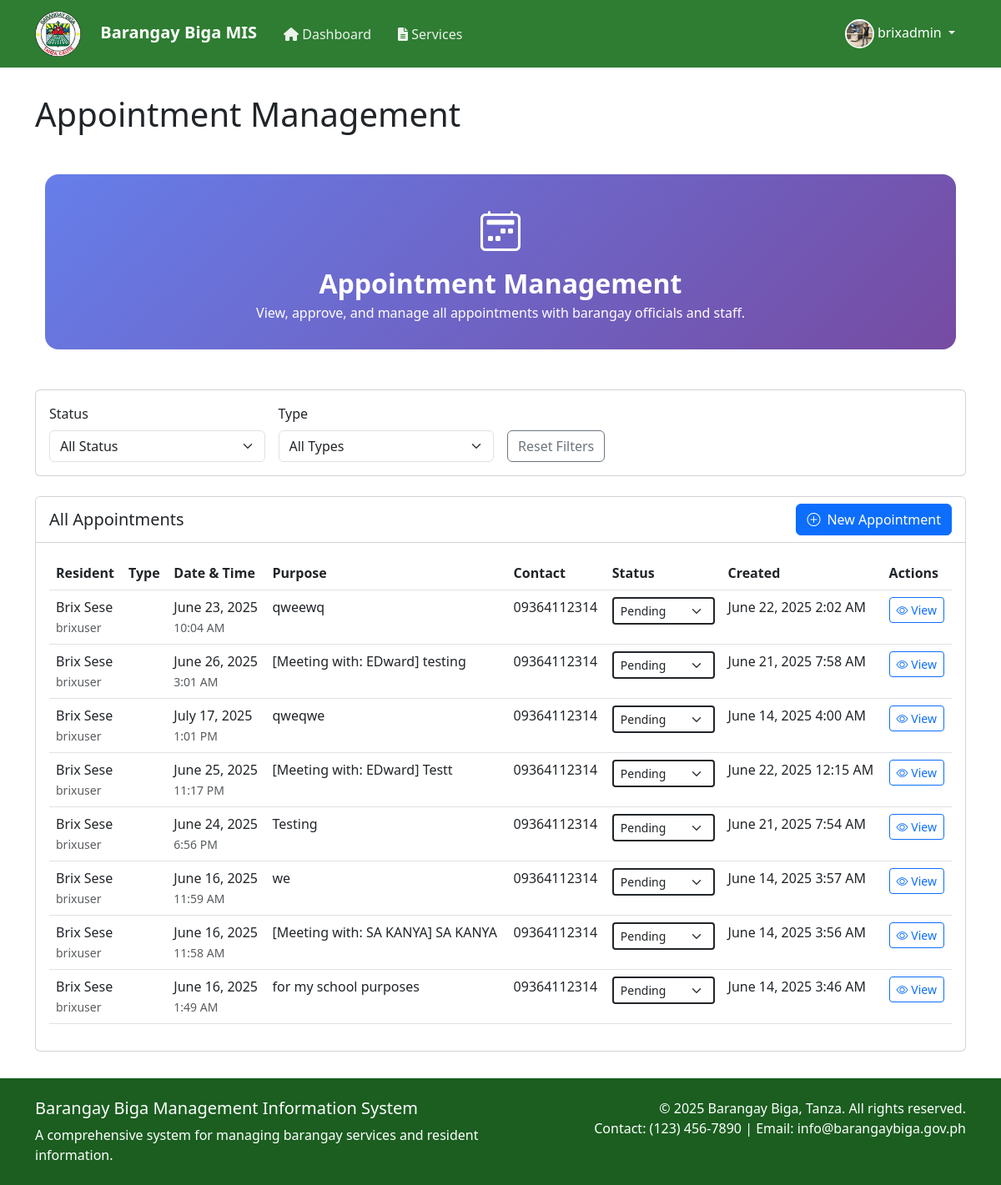
Page /admin/appointments.php (signed in) on the committed database.
### tables this page shows
CREATE TABLE `users` (
  `user_id` int(11) NOT NULL,
  `username` varchar(50) NOT NULL,
  `password` varchar(255) NOT NULL,
  `email` varchar(100) NOT NULL,
  `role` enum('admin','resident') NOT NULL,
  `is_senior_citizen` tinyint(1) DEFAULT 0,
  `is_active` tinyint(1) DEFAULT 1,
  `profile_picture` varchar(255) DEFAULT NULL,
  `last_login` timestamp NULL DEFAULT NULL,
  `failed_login_attempts` int(11) DEFAULT 0,
  `created_at` timestamp NOT NULL DEFAULT current_timestamp(),
  `updated_at` timestamp NOT NULL DEFAULT current_timestamp() ON UPDATE current_timestamp(),
  `reset_code` varchar(6) DEFAULT NULL,
  `reset_code_expires` datetime DEFAULT NULL
);

CREATE TABLE `appointments` (
  `appointment_id` int(11) NOT NULL,
  `user_id` int(11) NOT NULL,
  `assigned_to` int(11) DEFAULT NULL,
  `appointment_type` enum('healthcare','official') NOT NULL,
  `appointment_date` date NOT NULL,
  `appointment_time` time NOT NULL,
  `end_time` time DEFAULT NULL,
  `status` enum('pending','confirmed','cancelled','completed') DEFAULT 'pending',
  `purpose` text NOT NULL,
  `cancellation_reason` text DEFAULT NULL,
  `created_at` timestamp NOT NULL DEFAULT current_timestamp(),
  `updated_at` timestamp NOT NULL DEFAULT current_timestamp() ON UPDATE current_timestamp()
);

CREATE TABLE `user_details` (
  `detail_id` int(11) NOT NULL,
  `user_id` int(11) NOT NULL,
  `first_name` varchar(50) NOT NULL,
  `last_name` varchar(50) NOT NULL,
  `middle_name` varchar(50) DEFAULT NULL,
  `birth_date` date NOT NULL,
  `gender` enum('Male','Female','Other') NOT NULL,
  `civil_status` enum('Single','Married','Widowed','Separated','Divorced') NOT NULL,
  `nationality` varchar(50) DEFAULT 'Filipino',
  `occupation` varchar(100) DEFAULT NULL,
  `voter_status` tinyint(1) DEFAULT 0,
  `address` text NOT NULL,
  `contact_number` varchar(20) DEFAULT NULL,
  `emergency_contact` varchar(100) DEFAULT NULL,
  `emergency_number` varchar(20) DEFAULT NULL,
  `created_at` datetime DEFAULT current_timestamp(),
  `updated_at` datetime DEFAULT current_timestamp() ON UPDATE current_timestamp()
);

### includes/auth.php (called while the page is built, shortened)
<?php
function is_logged_in() {
    return isset($_SESSION['user_id']);
}
function is_admin() {
    return isset($_SESSION['role']) && $_SESSION['role'] === 'admin';
}
function get_current_user_role() {
    return $_SESSION['role'] ?? null;
}
?>

### includes/functions.php (called while the page is built, shortened)
<?php
function format_date($date, $format = 'F j, Y') {
    return date($format, strtotime($date));
}
function format_time($time, $format = 'g:i A') {
    return date($format, strtotime($time));
}
function format_datetime($datetime, $format = 'F j, Y g:i A') {
    return date($format, strtotime($datetime));
}
function truncate_text($text, $length = 100, $append = '...') {
    if (strlen($text) <= $length) {
        return $text;
    }
    $text = substr($text, 0, $length);
    $text = substr($text, 0, strrpos($text, ' '));
    return $text . $append;
}

### admin/appointments.php (the view, shortened to what this page needs)
<?php
$page_title = 'Appointment Management';
require_once '../includes/header.php';
require_once '../includes/functions.php';
try {
    $status_filter = $_GET['status'] ?? 'all';
    $type_filter = $_GET['type'] ?? 'all';
    $query = "
        SELECT a.*, u.username, ud.first_name, ud.last_name, ud.contact_number
        FROM appointments a
        JOIN users u ON a.user_id = u.user_id
        JOIN user_details ud ON u.user_id = ud.user_id
        WHERE 1=1
    ";
    $query .= " ORDER BY
        CASE
            WHEN a.status = 'Pending' THEN 1
            WHEN a.status = 'Approved' THEN 2
            WHEN a.status = 'Completed' THEN 3
            WHEN a.status = 'Declined' THEN 4
            ELSE 5
        END,
        a.appointment_date DESC,
        a.appointment_time DESC";
    $stmt = $conn->prepare($query);
    $stmt->execute();
    $appointments = $stmt->get_result()->fetch_all(MYSQLI_ASSOC);
} catch (Exception $e) {
    error_log("Appointment List Error: " . $e->getMessage());
    $error = "An error occurred while loading appointments.";
}
$all_statuses = ['Pending', 'Approved', 'Declined', 'Completed'];
?>
<!DOCTYPE html>
<html lang="en">
<head>
    <link href="https://cdn.jsdelivr.net/npm/bootstrap@5.3.0/dist/css/bootstrap.min.css" rel="stylesheet">
    <link rel="stylesheet" href="https://cdn.jsdelivr.net/npm/bootstrap-icons@1.10.5/font/bootstrap-icons.css">
</head>
<body>
<div class="container py-4">
    <div class="appt-header mb-4">
        <div class="appt-icon mb-2"><i class="bi bi-calendar2-week"></i></div>
        <h2 class="fw-bold mb-1">Appointment Management</h2>
        <p class="mb-0">View, approve, and manage all appointments with barangay officials and staff.</p>
    </div>
</div>
<div class="card mb-4">
    <div class="card-body">
        <form method="GET" class="row g-3">
            <div class="col-md-3">
                <label for="status" class="form-label">Status</label>
                <select class="form-select" id="status" name="status" onchange="this.form.submit()">
                    <option value="all" <?php echo $status_filter === 'all' ? 'selected' : ''; ?>>All Status</option>
                </select>
            </div>
            <div class="col-md-3">
                <label for="type" class="form-label">Type</label>
                <select class="form-select" id="type" name="type" onchange="this.form.submit()">
                    <option value="all" <?php if ($type_filter === 'all') echo 'selected'; ?>>All Types</option>
                </select>
            </div>
            <div class="col-md-3 d-flex align-items-end">
                <a href="?" class="btn btn-outline-secondary">Reset Filters</a>
            </div>
        </form>
    </div>
</div>
<div class="card">
    <div class="card-header bg-white d-flex justify-content-between align-items-center">
        <h5 class="card-title mb-0">All Appointments</h5>
        <a href="/capstone2/admin/appointments.php?action=create" class="btn btn-primary"><i class="bi bi-plus-circle me-2"></i>New Appointment</a>
    </div>
    <div class="card-body">
        <?php if (empty($appointments)): ?>
            <p class="text-muted mb-0">No appointments found.</p>
        <?php else: ?>
            <div class="table-responsive">
                <table class="table table-hover">
                    <thead>
                        <tr>
                            <th>Resident</th>
                            <th>Type</th>
                            <th>Date & Time</th>
                            <th>Purpose</th>
                            <th>Contact</th>
                            <th>Status</th>
                            <th>Created</th>
                            <th>Actions</th>
                        </tr>
                    </thead>
                    <tbody>
                        <?php foreach ($appointments as $appointment): ?>
                            <tr>
                                <td>
                                    <?php echo htmlspecialchars($appointment['first_name'] . ' ' . $appointment['last_name']); ?>
                                    <br>
                                    <small class="text-muted"><?php echo htmlspecialchars($appointment['username']); ?></small>
                                </td>
                                <td><?php echo htmlspecialchars(ucfirst($appointment['appointment_type'])); ?></td>
                                <td>
                                    <?php echo format_date($appointment['appointment_date']); ?>
                                    <br>
                                    <small class="text-muted"><?php echo format_time($appointment['appointment_time']); ?></small>
                                </td>
                                <td><?php echo htmlspecialchars(truncate_text($appointment['purpose'], 40)); ?></td>
                                <td><?php echo htmlspecialchars($appointment['contact_number']); ?></td>
                                <td>
                                    <select class="form-select form-select-sm status-select status-<?php echo str_replace(' ', '_', $appointment['status']); ?>" data-appointment-id="<?php echo $appointment['appointment_id']; ?>">
                                        <?php foreach ($all_statuses as $status): ?>
                                        <option value="<?php echo $status; ?>" <?php if ($appointment['status'] === $status) echo 'selected'; ?>>
                                            <?php echo $status; ?>
                                        </option>
                                        <?php endforeach; ?>
                                    </select>
                                </td>
                                <td><?php echo format_datetime($appointment['created_at']); ?></td>
                                <td>
                                    <button type="button" class="btn btn-sm btn-outline-primary" data-bs-toggle="modal" data-bs-target="#viewModal-<?php echo $appointment['appointment_id']; ?>">
                                        <i class="bi bi-eye"></i> View
                                    </button>
                                </td>
                            </tr>
                        <?php endforeach; ?>
                    </tbody>
                </table>
            </div>
        <?php endif; ?>
    </div>
</div>
</div>
<?php require_once '../includes/footer.php'; ?>
</body>
</html>

### includes/header.php (shortened to what this page needs)
<?php
require_once __DIR__ . '/auth.php';
$current_page = basename($_SERVER['PHP_SELF']);
$user_role = get_current_user_role();
$is_admin = is_admin();
$profile_picture = '/capstone2/images/profiledefault.png';
if (is_logged_in()) {
    $user_id = $_SESSION['user_id'];
    $stmt = $conn->prepare("SELECT profile_picture FROM users WHERE user_id = ?");
    $stmt->bind_param("i", $user_id);
    $stmt->execute();
    $result = $stmt->get_result();
    if ($row = $result->fetch_assoc()) {
        if (!empty($row['profile_picture']) && $row['profile_picture'] !== 'NULL') {
            $profile_picture = $row['profile_picture'];
        }
    }
}
?>
<!DOCTYPE html>
<html lang="en">
<head>
    <link href="https://cdn.jsdelivr.net/npm/bootstrap@5.3.0/dist/css/bootstrap.min.css" rel="stylesheet">
    <link href="https://cdnjs.cloudflare.com/ajax/libs/font-awesome/6.0.0/css/all.min.css" rel="stylesheet">
</head>
<body>
    <nav class="navbar navbar-expand-lg navbar-dark">
        <div class="container">
            <a class="navbar-brand" href="/capstone2/index.php">
                <img src="/capstone2/images/R.png" alt="Barangay Biga Logo" height="55" style="margin-right:18px;" class="logo">
                Barangay Biga MIS
            </a>
            <div class="collapse navbar-collapse" id="navbarNav">
                <?php if (is_logged_in()): ?>
                    <ul class="navbar-nav me-auto">
                        <li class="nav-item">
                            <a class="nav-link <?php echo $current_page === 'dashboard.php' ? 'active' : ''; ?>"
                               href="/capstone2/<?php echo $user_role; ?>/dashboard.php">
                                <i class="fas fa-home"></i> Dashboard
                            </a>
                        </li>
                        <?php if ($is_admin): ?>
                            <li class="nav-item">
                                <a class="nav-link <?php echo $current_page === 'services.php' ? 'active' : ''; ?>"
                                   href="/capstone2/admin/services.php">
                                    <i class="fas fa-file-alt"></i> Services
                                </a>
                            </li>
                        <?php endif; ?>
                    </ul>
                    <div class="user-menu">
                        <div class="dropdown">
                            <button class="btn btn-link dropdown-toggle text-white text-decoration-none" type="button"
                                    id="userMenu" data-bs-toggle="dropdown" aria-expanded="false">
                                <img src="<?php echo htmlspecialchars($profile_picture); ?>"
                                     alt="Profile Picture">
                                <?php echo htmlspecialchars($_SESSION['username']); ?>
                            </button>
                        </div>
                    </div>
                <?php endif; ?>
            </div>
        </div>
    </nav>
    <div class="main-content">
        <div class="container">
            <?php if (isset($page_title)): ?>
                <h1 class="mb-4"><?php echo htmlspecialchars($page_title); ?></h1>
            <?php endif; ?>

### includes/header.php (style rules this page uses)
:root { --primary-color: #2E7D32; --primary-light: #4CAF50; --primary-dark: #1B5E20; }
body { font-size: 16px; min-height: 100vh; display: flex; flex-direction: column; }
.navbar { background-color: var(--primary-color); padding: 1rem; }
.navbar-brand { color: white !important; font-size: 1.5rem; font-weight: 600; }
.nav-link { color: rgba(255, 255, 255, 0.9) !important; font-size: 1.1rem; padding: 0.5rem 1rem !important; transition: color 0.3s ease; }
.user-menu { color: white; display: flex; align-items: center; gap: 10px; }
.user-menu img { width: 35px; height: 35px; border-radius: 50%; object-fit: cover; border: 2px solid white; }
.main-content { flex: 1; padding: 2rem 0; }

### admin/appointments.php (style rules this page uses)
.appt-header { background: linear-gradient(135deg, #667eea 0%, #764ba2 100%); color: #fff; border-radius: 1rem; padding: 2rem; text-align: center; }
.appt-icon { font-size: 3rem; color: #fff; }
.status-select { border: 2px solid; font-weight: 500; transition: all 0.2s ease-in-out; }

### rows in the picture
users: profile_picture (picture)
appointments: user_details.first_name+last_name "Brix Sese", user.username "brixuser", appointment_date "June 23, 2025", appointment_time "10:04 AM", purpose "qweewq", user_details.contact_number "09364112314", status+appointment_id "Pending", created_at "June 22, 2025 2:02 AM"
appointments: user_details.first_name+last_name "Brix Sese", user.username "brixuser", appointment_date "June 26, 2025", appointment_time "3:01 AM", purpose "[Meeting with: EDward] testing", user_details.contact_number "09364112314", status+appointment_id "Pending", created_at "June 21, 2025 7:58 AM"
appointments: user_details.first_name+last_name "Brix Sese", user.username "brixuser", appointment_date "July 17, 2025", appointment_time "1:01 PM", purpose "qweqwe", user_details.contact_number "09364112314", status+appointment_id "Pending", created_at "June 14, 2025 4:00 AM"
appointments: user_details.first_name+last_name "Brix Sese", user.username "brixuser", appointment_date "June 25, 2025", appointment_time "11:17 PM", purpose "[Meeting with: EDward] Testt", user_details.contact_number "09364112314", status+appointment_id "Pending", created_at "June 22, 2025 12:15 AM"
appointments: user_details.first_name+last_name "Brix Sese", user.username "brixuser", appointment_date "June 24, 2025", appointment_time "6:56 PM", purpose "Testing", user_details.contact_number "09364112314", status+appointment_id "Pending", created_at "June 21, 2025 7:54 AM"
appointments: user_details.first_name+last_name "Brix Sese", user.username "brixuser", appointment_date "June 16, 2025", appointment_time "11:59 AM", purpose "we", user_details.contact_number "09364112314", status+appointment_id "Pending", created_at "June 14, 2025 3:57 AM"
appointments: user_details.first_name+last_name "Brix Sese", user.username "brixuser", appointment_date "June 16, 2025", appointment_time "11:58 AM", purpose "[Meeting with: SA KANYA] SA KANYA", user_details.contact_number "09364112314", status+appointment_id "Pending", created_at "June 14, 2025 3:56 AM"
appointments: user_details.first_name+last_name "Brix Sese", user.username "brixuser", appointment_date "June 16, 2025", appointment_time "1:49 AM", purpose "for my school purposes", user_details.contact_number "09364112314", status+appointment_id "Pending", created_at "June 14, 2025 3:46 AM"

### other values in the picture
$_SESSION['username'] "brixadmin"
$page_title "Appointment Management"
